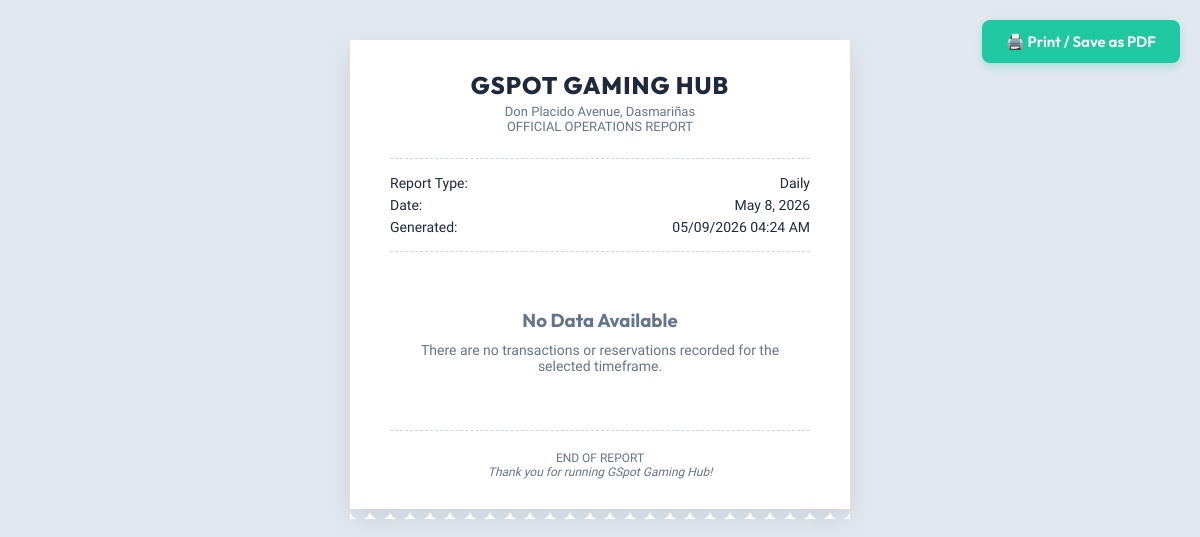
/report_receipt.php?date=2026-05-08 18:24:56 (signed in), run on an earlier commit of the app's database.
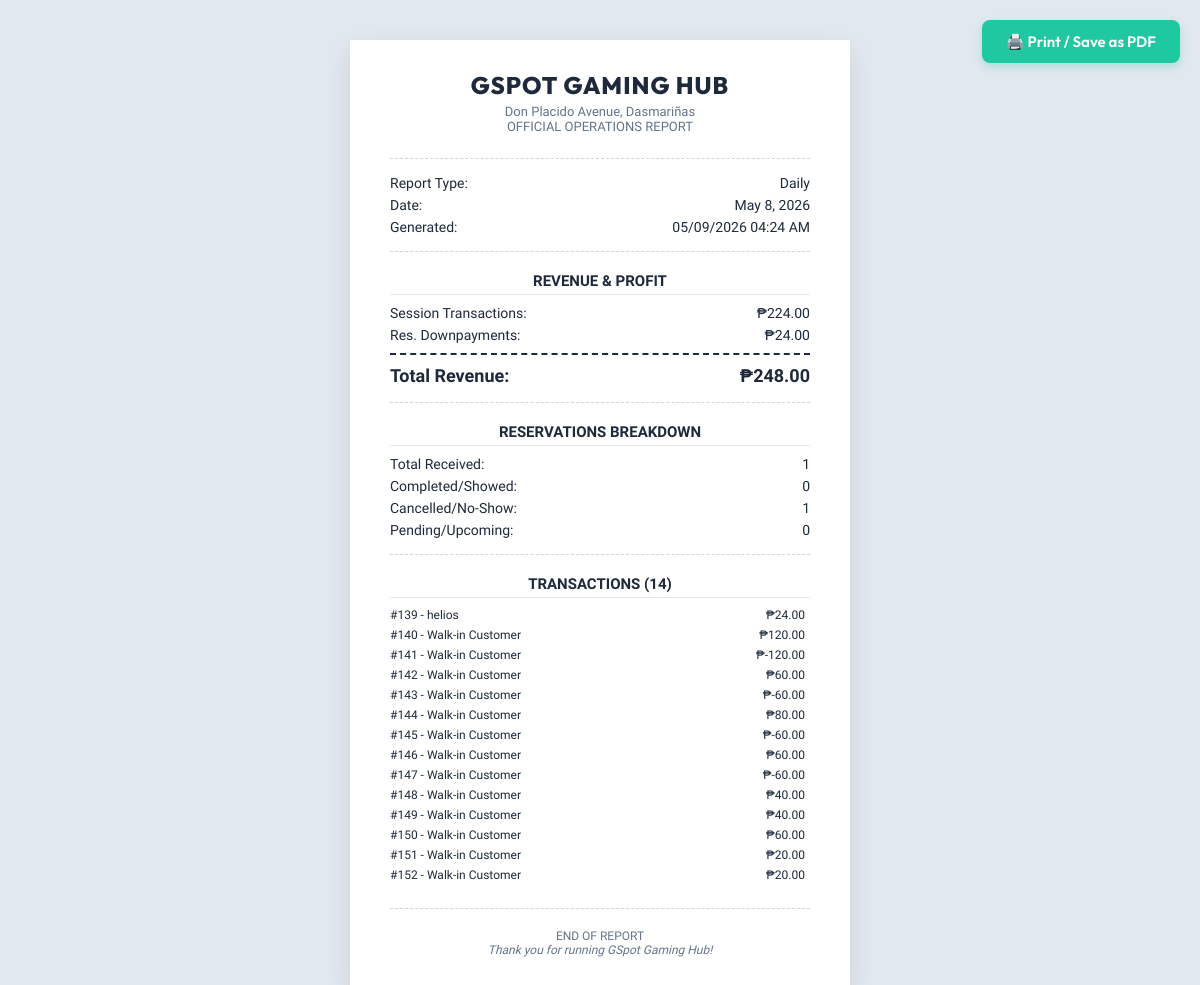
And on a later commit of the database.
### tables this page shows
CREATE TABLE `transactions` (
  `transaction_id` int(11) NOT NULL,
  `session_id` int(11) DEFAULT NULL,
  `user_id` int(11) NOT NULL,
  `amount` decimal(10,2) NOT NULL DEFAULT 0.00,
  `tendered_amount` decimal(10,2) DEFAULT NULL,
  `shortfall_amount` decimal(10,2) DEFAULT NULL,
  `payment_note` varchar(255) DEFAULT NULL,
  `payment_method` enum('cash','gcash','credit_card') NOT NULL DEFAULT 'cash',
  `payment_status` enum('pending','completed','failed') NOT NULL DEFAULT 'pending',
  `transaction_date` datetime NOT NULL DEFAULT current_timestamp(),
  `processed_by` int(11) NOT NULL,
  `created_at` datetime NOT NULL DEFAULT current_timestamp()
);

CREATE TABLE `users` (
  `user_id` int(11) NOT NULL,
  `email` varchar(100) NOT NULL,
  `password_hash` varchar(255) NOT NULL,
  `full_name` varchar(100) NOT NULL,
  `phone` varchar(20) DEFAULT NULL,
  `role` enum('customer','shopkeeper','owner','walkin') NOT NULL DEFAULT 'customer',
  `status` enum('active','inactive') NOT NULL DEFAULT 'active',
  `email_verified` tinyint(1) NOT NULL DEFAULT 0,
  `verification_token` varchar(64) DEFAULT NULL,
  `verification_expires` datetime DEFAULT NULL,
  `reset_token` varchar(64) DEFAULT NULL,
  `reset_expires` datetime DEFAULT NULL,
  `created_at` datetime NOT NULL DEFAULT current_timestamp(),
  `consecutive_cancellations` tinyint(3) UNSIGNED NOT NULL DEFAULT 0,
  `reservation_banned_until` datetime DEFAULT NULL
);

### includes/db_functions.php (called while the page is built, shortened)
<?php
function getOperatingDayBounds($operating_date) {
    $start = $operating_date . ' 06:00:00';
    $end_dt = new DateTime($operating_date);
    $end_dt->modify('+1 day');
    $end = $end_dt->format('Y-m-d') . ' 05:59:59';
    return [$start, $end];
}
?>

### report_receipt.php (the view, shortened to what this page needs)
<?php
require_once __DIR__ . '/includes/db_functions.php';
$type = $_GET['type'] ?? 'daily';
$dateVal = $_GET['date'] ?? date('Y-m-d');
$txWhere = ""; $resWhere = "";
$dateLabel = "";
if ($type === 'daily') {
    [$start, $end] = getOperatingDayBounds($dateVal);
    $txWhere = "transaction_date BETWEEN '$start' AND '$end'";
    $resWhere = "created_at BETWEEN '$start' AND '$end'";
    $dateLabel = date('F j, Y', strtotime($dateVal));
} elseif ($type === 'monthly') {
    $safeDate = $conn->real_escape_string($dateVal);
    $txWhere = "DATE_FORMAT(transaction_date, '%Y-%m') = '$safeDate'";
    $resWhere = "DATE_FORMAT(created_at, '%Y-%m') = '$safeDate'";
    $dateLabel = date('F Y', strtotime($safeDate . '-01'));
} else {
    $safeDate = $conn->real_escape_string($dateVal);
    $txWhere = "YEAR(transaction_date) = '$safeDate'";
    $resWhere = "YEAR(created_at) = '$safeDate'";
    $dateLabel = $safeDate;
}
$revTx = $conn->query("SELECT COALESCE(SUM(amount),0) AS total, COUNT(*) AS cnt FROM transactions WHERE payment_status='completed' AND $txWhere")->fetch_assoc();
$revRes = $conn->query("SELECT COALESCE(SUM(downpayment_amount),0) AS total FROM reservations WHERE downpayment_paid=1 AND $resWhere")->fetch_assoc();
$totalRevenue = $revTx['total'] + $revRes['total'];
$totalTransactions = $revTx['cnt'];
$resStats = $conn->query("
    SELECT
        COUNT(*) AS total_reservations,
        SUM(status = 'converted') AS completed_res,
        SUM(status = 'cancelled' OR status = 'no_show') AS cancelled_res,
        SUM(status = 'reserved' OR status = 'pending') AS pending_res
    FROM reservations WHERE $resWhere
")->fetch_assoc();
$txList = $conn->query("
    SELECT t.*, u.full_name
    FROM transactions t
    JOIN users u ON t.user_id=u.user_id
    WHERE t.payment_status='completed' AND $txWhere
    ORDER BY t.transaction_date ASC
")->fetch_all(MYSQLI_ASSOC);
?>
<!DOCTYPE html>
<html lang="en">
<head>
</head>
<body>
    <button class="print-btn" onclick="window.print()">🖨️ Print / Save as PDF</button>
    <div class="receipt">
        <div class="header">
            <h1>GSpot Gaming Hub</h1>
            <p>Don Placido Avenue, Dasmariñas</p>
            <p>OFFICIAL OPERATIONS REPORT</p>
        </div>
        <div class="divider"></div>
        <div class="flex"><span>Report Type:</span> <span><?= ucfirst($type) ?></span></div>
        <div class="flex"><span>Date:</span> <span><?= htmlspecialchars($dateLabel) ?></span></div>
        <div class="flex"><span>Generated:</span> <span><?= date('m/d/Y h:i A') ?></span></div>
        <div class="divider"></div>
        <?php if ($totalTransactions == 0 && $resStats['total_reservations'] == 0 && $totalRevenue == 0): ?>
            <div style="text-align:center; padding: 40px 20px; color:#64748b;">
                <h3 style="margin:0 0 10px 0; font-family:'Outfit', sans-serif;">No Data Available</h3>
                <p style="margin:0; font-size:14px;">There are no transactions or reservations recorded for the selected timeframe.</p>
            </div>
        <?php else: ?>
            <div class="section-title">REVENUE & PROFIT</div>
            <div class="flex"><span>Session Transactions:</span> <span>₱<?= number_format($revTx['total'], 2) ?></span></div>
            <div class="flex"><span>Res. Downpayments:</span> <span>₱<?= number_format($revRes['total'], 2) ?></span></div>
            <div class="total-row"><span>Total Revenue:</span> <span>₱<?= number_format($totalRevenue, 2) ?></span></div>
            <div class="divider"></div>
        <div class="section-title">RESERVATIONS BREAKDOWN</div>
        <div class="flex"><span>Total Received:</span> <span><?= (int)$resStats['total_reservations'] ?></span></div>
        <div class="flex"><span>Completed/Showed:</span> <span><?= (int)$resStats['completed_res'] ?></span></div>
        <div class="flex"><span>Cancelled/No-Show:</span> <span><?= (int)$resStats['cancelled_res'] ?></span></div>
        <div class="flex"><span>Pending/Upcoming:</span> <span><?= (int)$resStats['pending_res'] ?></span></div>
        <div class="divider"></div>
        <div class="section-title">TRANSACTIONS (<?= count($txList) ?>)</div>
        <div class="tx-list">
            <?php if (empty($txList)): ?>
                <div style="text-align:center;color:#64748b;margin-top:10px;">No transactions recorded.</div>
            <?php else: ?>
                <div class="tx-list-wrapper" id="txWrapper">
                    <?php foreach ($txList as $idx => $tx): ?>
                        <div class="tx-item" data-index="<?= $idx ?>">
                            <span style="flex:1;overflow:hidden;text-overflow:ellipsis;white-space:nowrap;margin-right:10px;">
                                #<?= $tx['transaction_id'] ?> - <?= htmlspecialchars($tx['full_name']) ?>
                            </span>
                            <span>₱<?= number_format($tx['amount'], 2) ?></span>
                        </div>
                    <?php endforeach; ?>
                </div>
            <?php endif; ?>
        </div>
        <?php endif; ?>
        <div class="divider"></div>
        <div style="text-align:center;font-size:12px;color:#64748b;margin-top:20px;">
            END OF REPORT<br>
            <i>Thank you for running GSpot Gaming Hub!</i>
        </div>
    </div>
</body>
</html>

### report_receipt.php (style rules this page uses)
body { font-family: 'Courier Prime', monospace; background: #e2e8f0; color: #1e293b; margin: 0; padding: 40px; display: flex; justify-content: center; }
.receipt { background: #fff; width: 420px; padding: 30px 40px; box-shadow: 0 10px 25px rgba(0,0,0,0.1); position: relative; }
.receipt::after { content: ""; position: absolute; bottom: -10px; left: 0; right: 0; height: 10px; background-size: 20px 20px; background-image: radial-gradient(circle at 10px 0, transparent 10px, #fff 11px); }
.header { text-align: center; margin-bottom: 24px; }
.header h1 { font-family: 'Outfit', sans-serif; font-size: 24px; font-weight: 800; margin: 0 0 4px 0; letter-spacing: 1px; text-transform: uppercase; }
.header p { margin: 0; font-size: 13px; color: #64748b; }
.divider { border-top: 1px dashed #cbd5e1; margin: 16px 0; }
.flex { display: flex; justify-content: space-between; margin-bottom: 6px; font-size: 14px; }
.section-title { font-weight: bold; text-align: center; margin: 20px 0 10px; text-transform: uppercase; font-size: 15px; border-bottom: 1px solid #e2e8f0; padding-bottom: 4px; }
.total-row { display: flex; justify-content: space-between; font-size: 18px; font-weight: bold; margin-top: 10px; padding-top: 10px; border-top: 2px dashed #1e293b; }
.tx-list { font-size: 12px; margin-bottom: 20px; }
.tx-list-wrapper { max-height: 350px; overflow-y: auto; padding-right: 5px; margin-bottom: 10px; }
.tx-item { display: flex; justify-content: space-between; margin-bottom: 6px; page-break-inside: avoid; break-inside: avoid; }
.print-btn { position: fixed; top: 20px; right: 20px; background: #20c8a1; color: #fff; border: none; padding: 12px 24px; border-radius: 8px; font-family: 'Outfit', sans-serif; font-size: 15px; font-weight: 600; cursor: pointer; box-shadow: 0 4px 10px rgba(32,200,161,0.3); transition: background 0.2s; }

What changed in the data, as far as the page shows it:
added transactions: transaction_id "139", user.full_name "helios", amount "24.00"
added transactions: transaction_id "140", user.full_name "Walk-in Customer", amount "120.00"
added transactions: transaction_id "141", user.full_name "Walk-in Customer", amount "-120.00"
added transactions: transaction_id "142", user.full_name "Walk-in Customer", amount "60.00"
added transactions: transaction_id "143", user.full_name "Walk-in Customer", amount "-60.00"
added transactions: transaction_id "144", user.full_name "Walk-in Customer", amount "80.00"
added transactions: transaction_id "145", user.full_name "Walk-in Customer", amount "-60.00"
added transactions: transaction_id "146", user.full_name "Walk-in Customer", amount "60.00"
added transactions: transaction_id "147", user.full_name "Walk-in Customer", amount "-60.00"
added transactions: transaction_id "148", user.full_name "Walk-in Customer", amount "40.00"
added transactions: transaction_id "149", user.full_name "Walk-in Customer", amount "40.00"
added transactions: transaction_id "150", user.full_name "Walk-in Customer", amount "60.00"
added transactions: transaction_id "151", user.full_name "Walk-in Customer", amount "20.00"
added transactions: transaction_id "152", user.full_name "Walk-in Customer", amount "20.00"
Also different on the page:
$revTx['total']: (not shown) → "224.00"
$revRes['total']: (not shown) → "24.00"
$totalRevenue: (not shown) → "248.00"
$resStats['total_reservations']: (not shown) → "1"
$resStats['completed_res']: (not shown) → "0"
$resStats['cancelled_res']: (not shown) → "1"
$resStats['pending_res']: (not shown) → "0"
count($txList): (not shown) → "14"
text no longer shown: "No Data Available There are no transactions or reservations recorded for the selected timeframe."
text now shown: "REVENUE & PROFIT Session Transactions: ₱ Res. Downpayments: ₱ Total Revenue: ₱ RESERVATIONS BREAKDOWN Total Received: Completed/Showed: Cancelled/No-Show: Pending/Upcoming: TRANSACTIONS ( )"
